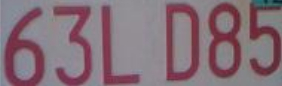
#> input picture HW code/HW1 Stenography/licenseplatefig7example.jpg, 282 x 86 px
$ python HW1.py --input licenseplatefig7example.jpg   (Python 2 division)
#> lines starting #> are read from the running program, lines starting #| are printed output that depends on the picture
#Dan N
# HW 1:
#Dependent: numpy, opencv, and argparse
import numpy as np
import cv2
import argparse
import os
import random
import binascii

#input Parser
parser = argparse.ArgumentParser(description='HW 1 Problem 1')
parser.add_argument("-i", "--input", dest='IMG', help="Image location")
parser.add_argument("-d", "--debug", dest='DEBUG', help="Enable Debug", action='store_true')
parser.add_argument("-s", "--seed", dest='SEED', help="Seed Key")
parser.add_argument("-sa", "--shiftalg", dest='USEShiftAlg', help="Enable Shift Algorithm", action='store_true')
parser.add_argument("-w", "--writepic", dest='WritePic', help="Enable Writing of generated Pictures", action='store_true')


args = parser.parse_args()
#INIT


if args.IMG:
	IMG = args.IMG
else:
	IMG = '{0}/{1}'.format(os.path.dirname(os.path.realpath(__file__)),'licenseplatefig7example.jpg')

print IMG

if args.DEBUG:
	DEBUG = args.DEBUG
else:
	DEBUG = False

if args.USEShiftAlg:
	USEShiftAlg = args.USEShiftAlg
else:
	USEShiftAlg = False

if args.WritePic:
	WritePic = args.WritePic
else:
	WritePic = False

if args.SEED:
	SEED = args.SEED
else:
	#Setup random
	seed = os.urandom(32)
	# [11 lines of commented-out code are left out]
img = cv2.imread(IMG)
#> img is the input picture: shape (86, 282, 3); mean B, G, R 120.3, 110.8, 132.7
cv2.imshow('Original Image',img)

#Grab image characteristics
row = img.shape[0]
#> row = 86
col = img.shape[1]
#> col = 282

#Create the Frame arrays
ColorShift = np.zeros([row,col,3],dtype=np.uint8)
DarkFrame = np.zeros([row,col,3],dtype=np.uint8)
LightFrame = np.zeros([row,col,3],dtype=np.uint8)
RevealedFrame = np.zeros([row,col,3],dtype=np.uint8)
ScrambleFrame = np.zeros([row,col,3],dtype=np.uint8)
if(DEBUG == True):
	ScrambleDebug = np.zeros([row,col,3],dtype=np.uint8)

#Problem 1
random.seed(seed)
RndNum = random.getrandbits(24)
for i in range(0,row):
	for j in range(0,col):
		R = (img[i,j,2] << 16)
		G = (img[i,j,1] << 8)
		B = img[i,j,0]
		C = R + G + B
		if(USEShiftAlg == True):
			#rotate C bits
			D = C
			A = ((C & 0xf00000) >> 20)
			C = ((C & 0x0fffff) << 4) + A

			ColorShift[i,j,2] = ((C & 0xff0000) >> 16)
			ColorShift[i,j,1] = ((C & 0x00ff00) >> 8)
			ColorShift[i,j,0] =  (C & 0x0000ff)

		else:
			S = C ^ RndNum

			#Interesting shift of color
			#ColorShift[i,j,2] = R+R*0.2
			#ColorShift[i,j,1] = G+G*0.2
			#ColorShift[i,j,0] = B+B*0.2

			#Demo Blue shift like DarkFrame:
			BF = ((S & 0xffff00) >> 8)
			ColorShift[i,j,0] = 0
			ColorShift[i,j,1] = ((BF & 0x00ff00) >> 8)
			ColorShift[i,j,2] = (BF & 0x0000ff)

		if( (j == 0) and (i == 0) and (DEBUG == True)):
			print('Debug: Shift Rotate')
			#print('  A: {0}'.format(hex(A)))
			print('  C: {0}'.format(hex(C)))
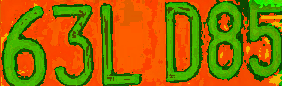
#> ColorShift: shape (86, 282, 3); mean B, G, R 0, 108.9, 154.8
			#print('  D: {0}'.format(hex(D)))

cv2.imshow('ColorShift',ColorShift)

#Problem 2
#Hiding Routine
random.seed(seed)
for i in range(0,row):
	for j in range(0,col):
		if(USEShiftAlg == True):
			R = (ColorShift[i,j,2] << 16)
			G = (ColorShift[i,j,1] << 8)
			B = ColorShift[i,j,0]
			C = R + G + B
		else:
			R = (img[i,j,2] << 16)
			G = (img[i,j,1] << 8)
			B = img[i,j,0]
			C = R + G + B

		RndNum = random.getrandbits(24)
		S = C ^ RndNum
		if(DEBUG == True):
			#Debug Scrapbed Pixel Value
			ScrambleDebug[i,j,2] = ((S & 0xff0000) >> 16)
			ScrambleDebug[i,j,1] = ((S & 0x00ff00) >> 8)
			ScrambleDebug[i,j,0] =  (S & 0x0000ff)


		#Setup Black Frame:
		BF = ((S & 0xfff000) >> 12)
		DarkFrame[i,j,2] = 0
		DarkFrame[i,j,1] = ((BF & 0x000f00) >> 8)
		DarkFrame[i,j,0] =  (BF & 0x0000ff)

		#Setup White Frame:
		WF = (0xfff << 12) +  (S & 0x000fff)
		LightFrame[i,j,2] = ((WF & 0xff0000) >> 16)
		LightFrame[i,j,1] = ((WF & 0x00ff00) >> 8)
		LightFrame[i,j,0] =  (WF & 0x0000ff)

		#Debug 1st to double check
		if( (j == 0) and (i == 0) and (DEBUG == True)):
			print('Debug: Hiding Routine')
			print('  C:  {0}'.format(hex(C)))
			print('  R:  {0}'.format(hex(RndNum)))
			print('  S:  {0}'.format(hex(S)))
			print('  BF: {0}'.format(hex(BF)))
			print('  WF: {0}'.format(hex(WF)))
			print('  R:  {0}'.format(hex(R)))
			print('  G:  {0}'.format(hex(G)))
			print('  B:  {0}'.format(hex(B)))
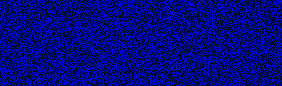
#> DarkFrame: shape (86, 282, 3); mean B, G, R 127.1, 7.5, 0
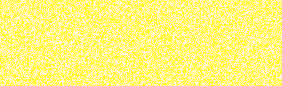
#> LightFrame: shape (86, 282, 3); mean B, G, R 126.7, 247.5, 255

if(DEBUG == True):
	cv2.imshow('ScrambleDebug',ScrambleDebug)
cv2.imshow('DarkFrame',DarkFrame)
cv2.imshow('LightFrame',LightFrame)

#Problem 3
#Revealing Routine
#remake random (seed is the secret)
random.seed(seed)
for i in range(0,row):
	for j in range(0,col):
		BF = (DarkFrame[i,j,2] << 16) + (DarkFrame[i,j,1] << 8) + DarkFrame[i,j,0]
		WF = (LightFrame[i,j,2] << 16) + (LightFrame[i,j,1] << 8) + LightFrame[i,j,0]

		S = ((BF & 0x000fff) << 12) + (WF & 0x000fff)
		RndNum = random.getrandbits(24)
		P = S ^ RndNum

		if(USEShiftAlg == True):
			D = P
			A = ((P & 0x00000f) << 20)
			P = ((P & 0xfffff0) >> 4) + A


		#Debug Scrapbed Pixel Value
		ScrambleFrame[i,j,2] = ((S & 0xff0000) >> 16)
		ScrambleFrame[i,j,1] = ((S & 0x00ff00) >> 8)
		ScrambleFrame[i,j,0] =  (S & 0x0000ff)

		#Revealed License Plate
		RevealedFrame[i,j,2] = ((P & 0xff0000) >> 16)
		RevealedFrame[i,j,1] = ((P & 0x00ff00) >> 8)
		RevealedFrame[i,j,0] =  (P & 0x0000ff)

		#Debug 1st to double check
		if((j == 0) and (i == 0) and (DEBUG == True)):
			print('Debug: Reveal Routine')
			print('  BF: {0}'.format(hex(BF)))
			print('  WF: {0}'.format(hex(WF)))
			print('  S:  {0}'.format(hex(S)))
			print('  R:  {0}'.format(hex(RndNum)))
			print('  P:  {0}'.format(hex(P)))
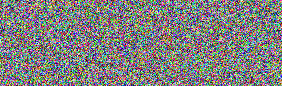
#> ScrambleFrame: shape (86, 282, 3); mean B, G, R 126.7, 127.5, 127.8
			#print('  A: {0}'.format(hex(A)))
			#print('  D: {0}'.format(hex(D)))

cv2.imshow('ScrambleFrame',ScrambleFrame)
cv2.imshow('RevealedFrame',RevealedFrame)

#Write all images
if (WritePic == True):
	SaveLoc = os.path.expanduser('./HW1Pics')
	if not os.path.exists(SaveLoc):
		os.mkdir(SaveLoc)
	cv2.imwrite("{0}/Orig_Image.jpg".format(SaveLoc),img)
	cv2.imwrite("{0}/ColorShift.jpg".format(SaveLoc),ColorShift)
	if(DEBUG == True):
		cv2.imwrite("{0}/ScrambleDebug.jpg".format(SaveLoc),ScrambleDebug)
	cv2.imwrite("{0}/DarkFrame.jpg".format(SaveLoc),DarkFrame)
	cv2.imwrite("{0}/LightFrame.jpg".format(SaveLoc),LightFrame)
	cv2.imwrite("{0}/ScrambleFrame.jpg".format(SaveLoc),ScrambleFrame)
	cv2.imwrite("{0}/RevealedFrame.jpg".format(SaveLoc),RevealedFrame)


cv2.waitKey(0)
cv2.destroyAllWindows()
